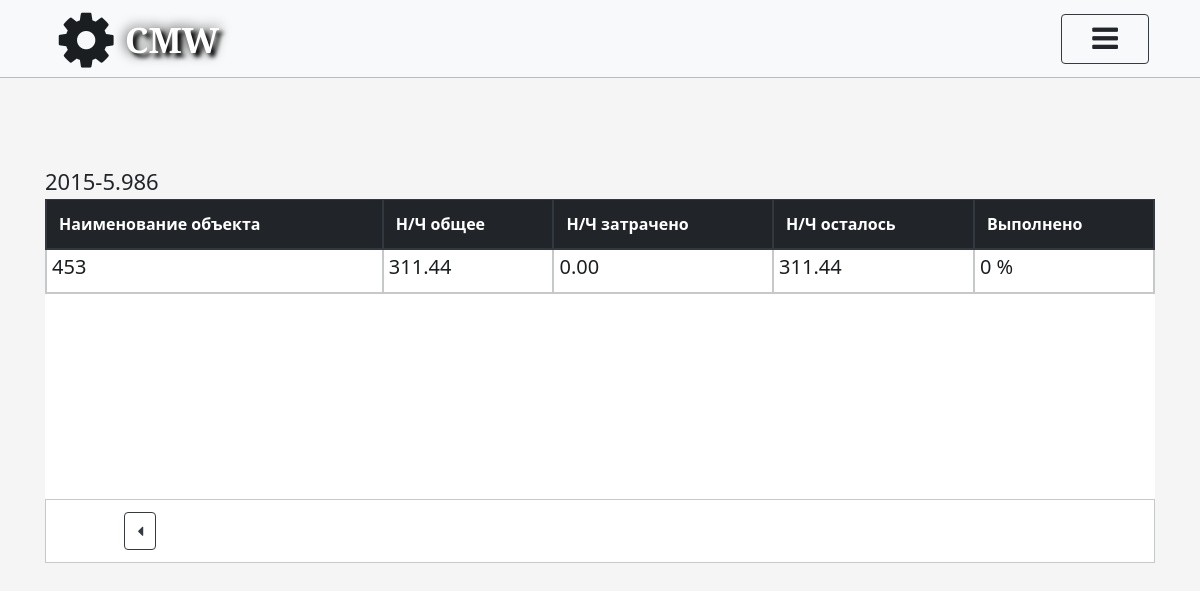
Screenshot of /projects/detail/2015-5986-1589274616/objects/ (signed in) with the database file from the repository.
### project/models.py (models this page shows, shortened)
class Project(models.Model):
    Name_Project = models.CharField(max_length=500, unique=True, verbose_name="Наименование ГК")
    Perform_proc = models.SmallIntegerField(default=0, verbose_name="Выполнено(%)")
    slug = models.SlugField(max_length=150, blank=True)
    class Meta:
        verbose_name = "Проект"
        verbose_name_plural = "Проекты"

### object/models.py (models this page shows, shortened)
class Object(models.Model):
    Name_Object = models.CharField(max_length=500, verbose_name='Наименование объекта', unique=True)
    Adress_Object = models.TextField(verbose_name='Адрес', unique=True)
    NCH_General = models.DecimalField(verbose_name='Н/Ч общее', max_digits=6, decimal_places=2)
    NCH_Spent = models.DecimalField(default=0, verbose_name='Н/Ч затрачено', max_digits=6, decimal_places=2)
    NCH_Left = models.DecimalField(default=0, verbose_name='Н/Ч осталось', max_digits=6, decimal_places=2)
    Perform_proc = models.SmallIntegerField(default=0, verbose_name='Выполнено')
    ID_Project = models.ForeignKey(Project, on_delete=models.CASCADE, verbose_name='Проект')
    ID_Rukovoditel = models.ForeignKey(CustomUser, on_delete=models.CASCADE, verbose_name='Руководитель',
                                       related_name='Руководитель', blank=True, null=True)
    ID_Menedger = models.ForeignKey(CustomUser, on_delete=models.CASCADE, verbose_name='Менеджер',
                                    related_name='Менеджер', blank=True, null=True)
    ID_Ingener = models.ForeignKey(CustomUser, on_delete=models.CASCADE, verbose_name='Инженер',
                                   related_name='Инженер', blank=True, null=True)
    ID_Montazhnik = models.ForeignKey(CustomUser, on_delete=models.CASCADE, verbose_name='Старший_монтажник',
                                      related_name='Старший_монтажник', blank=True, null=True)
    FIO_zakazchika = models.CharField(max_length=500, verbose_name='ФИО заказчика', blank=True)
    Number_phone = models.CharField(max_length=20, verbose_name='Номер телефона заказчика', blank=True)
    Note = models.TextField(verbose_name='Примечание', blank=True)
    slug = models.SlugField(max_length=150, blank=True)
    class Meta:
        verbose_name = "Объект"
        verbose_name_plural = "Объекты"

### object/views.py (the view)
# urls.py: 2. Add a URL to urlpatterns:  path('', views.home, name='home')
def home(request, slug_proj):
    name_project = Project.objects.get(slug__iexact=slug_proj)
    objects = Object.objects.filter(ID_Project=name_project.pk)
    if not request.user.has_perm('object.change_object') and not request.user.has_perm(
            'object.delete_object') and not request.user.has_perm('object.add_object'):
        return render(request, "object/home.html",
                      {'slug_project': slug_proj, "object_list": objects, "name_project": name_project,
                       'error_perm': 'У вас недостаточно прав', })
    return render(request, 'object/home.html', {"object_list": objects, "name_project": name_project,
                                                "slug_project": slug_proj})

### project/models.py (called while the page is built)
    def __str__(self):
        return self.Name_Position

    def get_full_name(self):
        full_name = '%s %s %s' % (self.last_name, self.first_name, self.patronymic_name)
        return full_name.strip()

    def get_id_position(self):
        id_position = self.ID_Position
        return id_position

    def get_email(self):
        email = self.email
        return email

### templates/object/home.html (shortened to what this page needs)
{% extends 'registration/../wrapper.html' %}
{% load static %}
{% block add_style %}
    <link rel="stylesheet" href="{% static 'css/objects_table.css' %}">
    <link rel="stylesheet" href="{% static 'css/plan_work.css' %}">
{% endblock %}
{% block entr %}
    {% if user.is_authenticated %}
        <div class="">
            <div class="" style="margin-top: 90px; margin-bottom: -95px">
                <h3>{{ name_project.Name_Project }} </h3><input type="hidden" id="proj_a">
            </div>
            <div class="zone">
                <table class="table " style="">
                    <thead class="thead-dark">
                    <tr>
                        <th scope="col" class="higher">Наименование объекта</th>
                        <th scope="col" class="higher">Н/Ч общее</th>
                        <th scope="col" class="higher">Н/Ч затрачено</th>
                        <th scope="col" class="higher">Н/Ч осталось</th>
                        <th scope="col" class="higher">Выполнено</th>
                    </tr>
                    </thead>
                    <tbody>
                    {% for table in object_list %}
                        <tr class="str" style="transition: all 0.1s ease;">
                            <td ><a
                                    href="{% url 'object:detail' slug=table.slug slug_proj=name_project.slug %}">
                                <h5>{{ table.Name_Object }}</h5></a></td>
                            <td ><a
                                    href="{% url 'object:detail' slug=table.slug slug_proj=name_project.slug %}">
                                <h5>{{ table.NCH_General }}</h5></a></td>
                            <td ><a
                                    href="{% url 'object:detail' slug=table.slug slug_proj=name_project.slug %}">
                                <h5>{{ table.NCH_Spent }}</h5></a></td>
                            <td><a href="{% url 'object:detail' slug=table.slug slug_proj=name_project.slug %}">
                                <h5>{{ table.NCH_Left }}</h5></a></td>
                            <td><a href="{% url 'object:detail' slug=table.slug slug_proj=name_project.slug %}">
                                <h5>{{ table.Perform_proc }} %</h5></a></td>
                        </tr>
                    {% endfor %}
                    </tbody>
                </table>
            </div>
        </div>
        <div class="btns">
            <ul class="btn_control">
                <li id="btn_back">
                    <a href="{% url 'project:home' %}"
                       class=" btn btn-outline-dark">
                        <i class="fa fa-caret-left" aria-hidden="true"></i></a>
                </li>
                <li class="ml-lg-auto" id="btn_add">
                </li>
            </ul>
        </div>
    {% else %}
        {% include 'registration/errorPage_auth.html' %}
    {% endif %}
{% endblock %}

### static/staticfiles/css/autorize.css (style rules this page uses)
body { font-family: Noto Sans, sans-serif; background-color: #f5f5f5; padding: 0; margin: 0; }
ul, li { margin: 0; padding: 0; display: block; }

### static/staticfiles/css/projects_table.css (style rules this page uses)
table { width: 1050px; }
.zone { overflow-y: scroll; height: 300px; background-color: white; margin-top: 100px; }
.str td { padding: 5px; }
thead th { background: white; }
th { border: #c6c8ca solid 2px; }
td { border-bottom: #c6c8ca solid 2px; border-left: #c6c8ca solid 2px; border-right: #c6c8ca solid 2px; }
.str a { z-index: 0; }
a { text-decoration: none; color: #1b1e21; }

### static/css/media_card_of_object.css (style rules this page uses)
@media screen and (min-width: 575px) { .btn_control li { padding-left: 60% } }
@media screen and (min-width: 770px) { .btn_control li { padding-left: 70% } }

### static/staticfiles/css/objects_table.css (style rules this page uses)
.btn_control { display: flex; border: #c6c8ca solid 1px; background-color: white; }
.btn_control li { margin: 12px; }
#btn_add { padding-right: 6em; }
h3 { font-size: 22px; }
#btn_back { padding-left: 6%; }

### static/staticfiles/css/plan_work.css (style rules this page uses)
.higher { position: sticky; top: -1px; min-height: 5em; background: #b9bbbe; outline: none; position: -webkit-sticky; border-top: none; border-color: black; z-index: 5; }

### rows the page displays
Project: Name_Project "2015-5.986"
Object: Name_Object "453", NCH_General "311.44", NCH_Spent "0.00", NCH_Left "311.44", Perform_proc "0"
